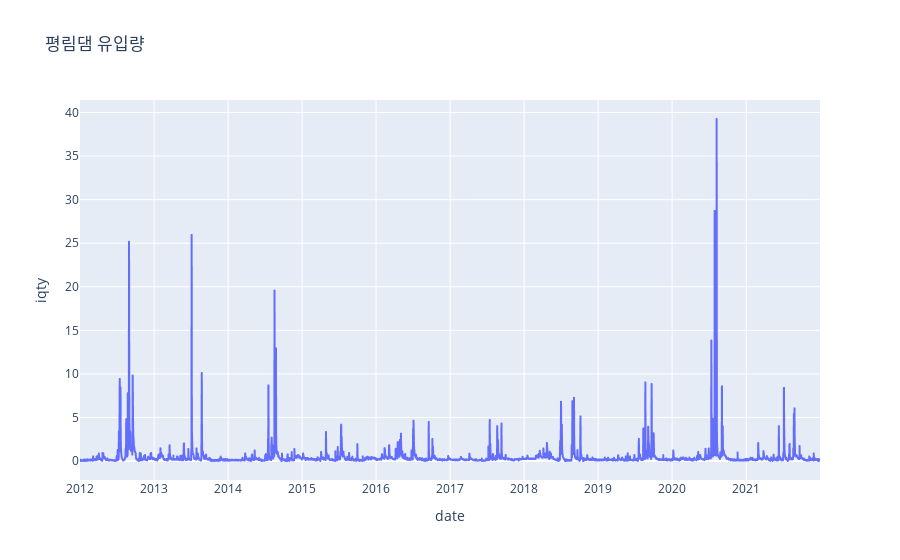

Source (notebook cell):
### Code cell
fig = px.line(df1, x="date", y="iqty", title='평림댐 유입량')
fig.show()

### Figure 1 — Plotly figure (JSON) as saved in the notebook; plotly's stock layout.template omitted (floating-point values rounded to 4 significant figures; data arrays with more than 128 entries replaced by an {"elided": "..."} marker saying what was removed)
{"data": [{"hovertemplate": "date=%{x}<br>iqty=%{y}<extra></extra>", "legendgroup": "", "line": {"color": "#636efa", "dash": "solid"}, "marker": {"symbol": "circle"}, "mode": "lines", "name": "", "showlegend": false, "type": "scattergl", "x": {"elided": "3653 str values"}, "xaxis": "x", "y": {"elided": "3653 float values"}, "yaxis": "y"}], "layout": {"legend": {"tracegroupgap": 0}, "title": {"text": "평림댐 유입량"}, "xaxis": {"anchor": "y", "domain": [0, 1], "title": {"text": "date"}}, "yaxis": {"anchor": "x", "domain": [0, 1], "title": {"text": "iqty"}}}}
